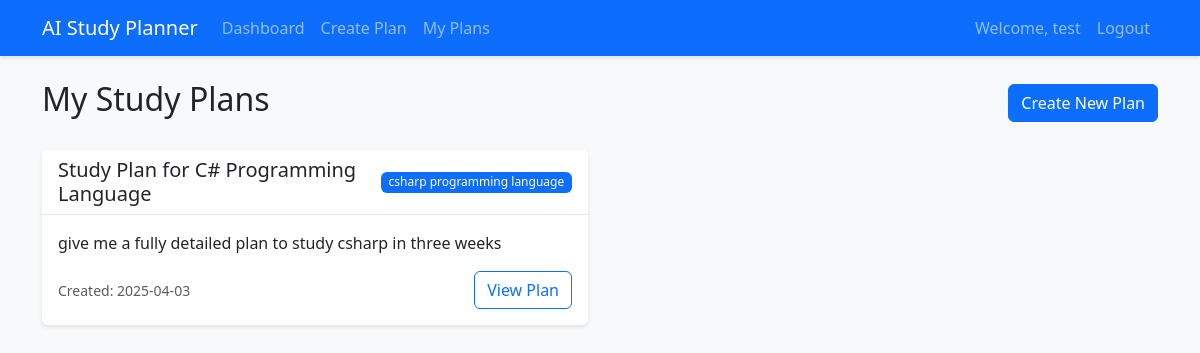
The page /plans (signed in) on the database its author committed.
### app/models/user.py (models this page shows, shortened)
class User(UserMixin, db.Model):
    id = db.Column(db.Integer, primary_key=True)
    username = db.Column(db.String(64), unique=True, nullable=False)
    email = db.Column(db.String(120), unique=True, nullable=False)
    password_hash = db.Column(db.String(128))
    study_plans = db.relationship('StudyPlan', backref='user', lazy=True)

### app/models/study_plan.py (models this page shows)
class StudyPlan(db.Model):
    id = db.Column(db.Integer, primary_key=True)
    title = db.Column(db.String(100), nullable=False)
    subject = db.Column(db.String(100), nullable=False)
    description = db.Column(db.Text)
    created_at = db.Column(db.DateTime, default=datetime.utcnow)
    user_id = db.Column(db.Integer, db.ForeignKey('user.id'), nullable=False)
    tasks = db.relationship('StudyTask', backref='study_plan', lazy=True)

### app/routes/study_planner.py (the view)
@bp.route('/plans')
@login_required
def list_plans():
    plans = StudyPlan.query.filter_by(user_id=current_user.id).all()
    return render_template('study_planner/list_plans.html', plans=plans)

### app/models/user.py (called while the page is built)
@login_manager.user_loader
def load_user(id):
    return User.query.get(int(id))

### app/templates/study_planner/list_plans.html (shortened to what this page needs)
{% extends "base.html" %}
{% block content %}
<div class="row">
    <div class="col-md-12">
        <div class="d-flex justify-content-between align-items-center mb-4">
            <h2>My Study Plans</h2>
            <a href="{{ url_for('study_planner.create_plan') }}" class="btn btn-primary">Create New Plan</a>
        </div>
        {% if plans %}
        <div class="row">
            {% for plan in plans %}
            <div class="col-md-6 mb-4">
                <div class="card h-100">
                    <div class="card-header d-flex justify-content-between align-items-center">
                        <h5 class="mb-0">{{ plan.title }}</h5>
                        <span class="badge bg-primary">{{ plan.subject }}</span>
                    </div>
                    <div class="card-body">
                        <p class="card-text">{{ plan.description }}</p>
                        <div class="d-flex justify-content-between align-items-center">
                            <small class="text-muted">Created: {{ plan.created_at.strftime('%Y-%m-%d') }}</small>
                            <a href="{{ url_for('study_planner.view_plan', plan_id=plan.id) }}" class="btn btn-outline-primary">View Plan</a>
                        </div>
                    </div>
                </div>
            </div>
            {% endfor %}
        </div>
        {% else %}
        <div class="text-center">
            <h3>No study plans yet</h3>
            <p>Create your first study plan to get started!</p>
            <a href="{{ url_for('study_planner.create_plan') }}" class="btn btn-primary">Create New Plan</a>
        </div>
        {% endif %}
    </div>
</div>
{% endblock %}

### app/templates/base.html (shortened to what this page needs)
<!DOCTYPE html>
<html lang="en">
<head>
    <link href="https://cdn.jsdelivr.net/npm/bootstrap@5.3.0/dist/css/bootstrap.min.css" rel="stylesheet">
    <link rel="stylesheet" href="{{ url_for('static', filename='css/style.css') }}">
</head>
<body>
    <nav class="navbar navbar-expand-lg navbar-dark bg-primary">
        <div class="container">
            <a class="navbar-brand" href="{{ url_for('main.index') }}">AI Study Planner</a>
            <div class="collapse navbar-collapse" id="navbarNav">
                <ul class="navbar-nav me-auto">
                    {% if current_user.is_authenticated %}
                    <li class="nav-item">
                        <a class="nav-link" href="{{ url_for('main.dashboard') }}">Dashboard</a>
                    </li>
                    <li class="nav-item">
                        <a class="nav-link" href="{{ url_for('study_planner.create_plan') }}">Create Plan</a>
                    </li>
                    <li class="nav-item">
                        <a class="nav-link" href="{{ url_for('study_planner.list_plans') }}">My Plans</a>
                    </li>
                    {% endif %}
                </ul>
                <ul class="navbar-nav">
                    {% if current_user.is_authenticated %}
                    <li class="nav-item">
                        <span class="nav-link">Welcome, {{ current_user.username }}</span>
                    </li>
                    <li class="nav-item">
                        <a class="nav-link" href="{{ url_for('auth.logout') }}">Logout</a>
                    </li>
                    {% endif %}
                </ul>
            </div>
        </div>
    </nav>
    <div class="container mt-4">
        {% block content %}{% endblock %}
    </div>
</body>
</html>

### app/static/css/style.css (style rules this page uses)
body { background-color: #f8f9fa; }
.card { box-shadow: 0 2px 4px rgba(0,0,0,0.1); border: none; }
.card-header { background-color: #fff; border-bottom: 1px solid rgba(0,0,0,0.1); }
.navbar { box-shadow: 0 2px 4px rgba(0,0,0,0.1); }
.badge { font-weight: 500; }

### rows shown on the page
User: username "test"
StudyPlan: title "Study Plan for C# Programming Language", subject "csharp programming language", description "give me a fully detailed plan to study csharp in three weeks", created_at "2025-04-03"
